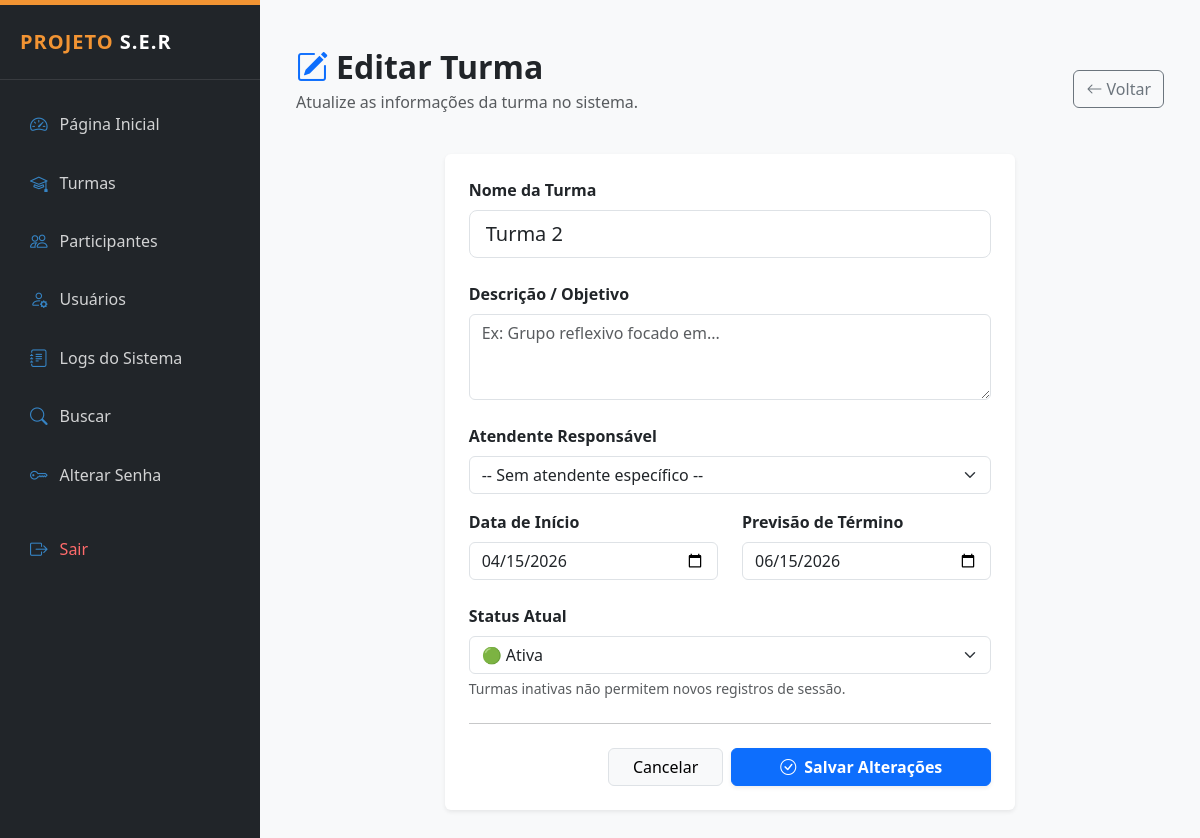
Screenshot of /public/turmas_editar.php?id=3 (signed in) with the database file from the repository.
### tables this page shows
CREATE TABLE `turmas` (
  `id` int(11) NOT NULL,
  `nome` varchar(120) NOT NULL,
  `descricao` text DEFAULT NULL,
  `responsavel` varchar(100) DEFAULT NULL,
  `data_inicio` date DEFAULT NULL,
  `data_fim` date DEFAULT NULL,
  `status` enum('ativa','encerrada') DEFAULT 'ativa',
  `criado_em` timestamp NOT NULL DEFAULT current_timestamp()
);

### public/turmas_editar.php (the view, shortened to what this page needs)
<?php
require_once __DIR__ . "/../config/conexao.php";
require_once __DIR__ . "/../layout/admin_header.php";
$id = $_GET['id'] ?? null;
$sql = $pdo->prepare("SELECT id, nome, descricao, responsavel, data_inicio, data_fim, status FROM turmas WHERE id = :id");
$sql->bindParam(':id', $id, PDO::PARAM_INT);
$sql->execute();
$turma = $sql->fetch(PDO::FETCH_ASSOC);
?>
<div class="container py-4">
    <div class="d-flex justify-content-between align-items-center mb-4">
        <div>
            <h2 class="fw-bold text-dark mb-1">
                <i class="bi bi-pencil-square me-2 text-primary"></i>Editar Turma
            </h2>
            <p class="text-muted">Atualize as informações da turma no sistema.</p>
        </div>
        <a href="turmas_lista.php" class="btn btn-outline-secondary">
            <i class="bi bi-arrow-left"></i> Voltar
        </a>
    </div>
    <div class="row justify-content-center">
        <div class="col-lg-8">
            <div class="card shadow-sm border-0">
                <div class="card-body p-4">
                    <form action="turmas_atualizar.php" method="post">
                        <div class="mb-4">
                            <label class="form-label fw-bold">Nome da Turma</label>
                            <input type="text" name="nome" class="form-control form-control-lg"
                                   value="<?= htmlspecialchars($turma['nome']) ?>" required>
                        </div>
                        <div class="mb-4">
                            <label class="form-label fw-bold">Descrição / Objetivo</label>
                            <textarea name="descricao" class="form-control" rows="3"
                                      placeholder="Ex: Grupo reflexivo focado em..."><?= htmlspecialchars($turma['descricao']) ?></textarea>
                        </div>
                        <div class="mb-3">
                                <label class="form-label fw-bold">Atendente Responsável</label>
                                <select name="usuario_id" class="form-select">
                                    <option value="">-- Sem atendente específico --</option>
                                </select>
                            </div>
                        <div class="row mb-4">
                            <div class="col-md-6">
                                <label class="form-label fw-bold">Data de Início</label>
                                <input type="date" name="data_inicio" class="form-control"
                                       value="<?= $turma['data_inicio'] ?>" required>
                            </div>
                            <div class="col-md-6">
                                <label class="form-label fw-bold">Previsão de Término</label>
                                <input type="date" name="data_fim" class="form-control"
                                       value="<?= $turma['data_fim'] ?>" required>
                            </div>
                        </div>
                        <div class="mb-4">
                            <label class="form-label fw-bold">Status Atual</label>
                            <select name="status" class="form-select">
                                <option value="ativa" <?= $turma['status'] == 'ativa' ? 'selected' : '' ?>>🟢 Ativa</option>
                            </select>
                            <div class="form-text">Turmas inativas não permitem novos registros de sessão.</div>
                        </div>
                        <hr class="my-4">
                        <div class="d-grid gap-2 d-md-flex justify-content-md-end">
                            <a href="turmas_lista.php" class="btn btn-light px-4 border">Cancelar</a>
                            <button type="submit" class="btn btn-primary px-5 fw-bold shadow-sm">
                                <i class="bi bi-check-circle me-2"></i>Salvar Alterações
                            </button>
                        </div>
                    </form>
                </div>
            </div>
        </div>
    </div>
</div>
<?php require_once __DIR__ . '/../layout/admin_footer.php'; ?>

### layout/admin_header.php (style rules this page uses)
:root { --ser-orange: #F29433; --ser-blue: #3684C4; --ser-wine: #A61C62; --ser-light: #f8f9fa; }
body { font-family: 'Segoe UI', Tahoma, Geneva, Verdana, sans-serif; background-color: var(--ser-light); }

### rows the page displays
turmas: nome "Turma 2", data_inicio "04/15/2026", data_fim "06/15/2026", status "🟢 Ativa"
